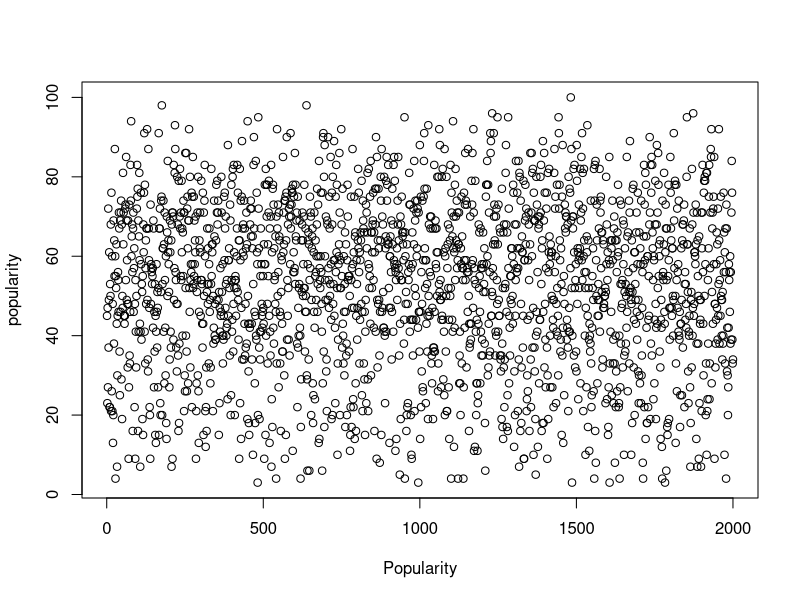
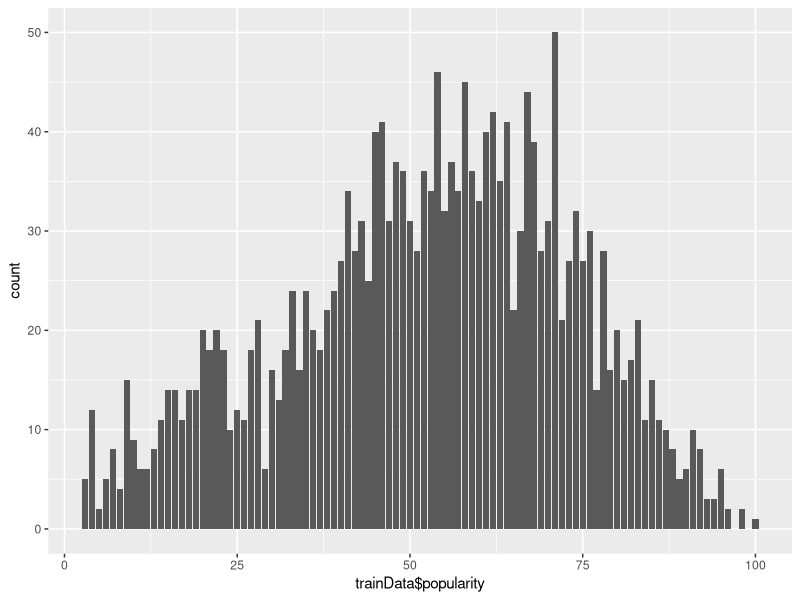
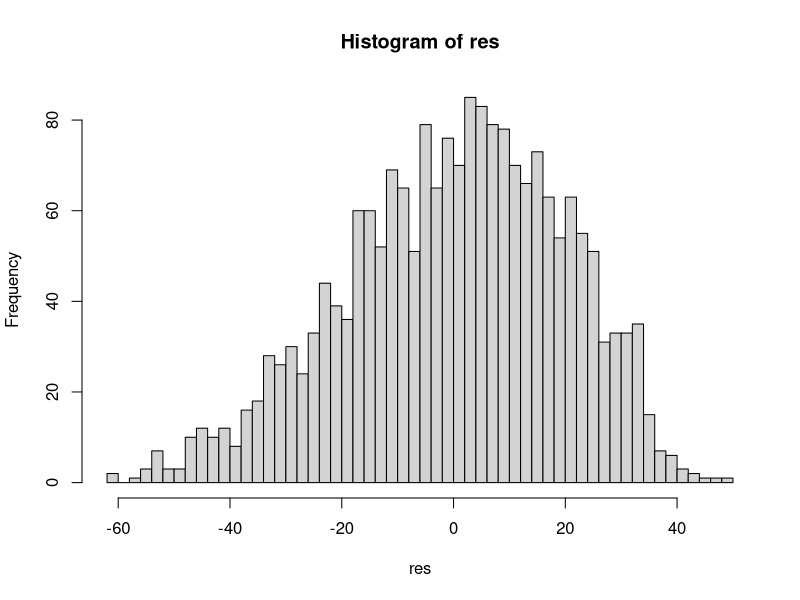
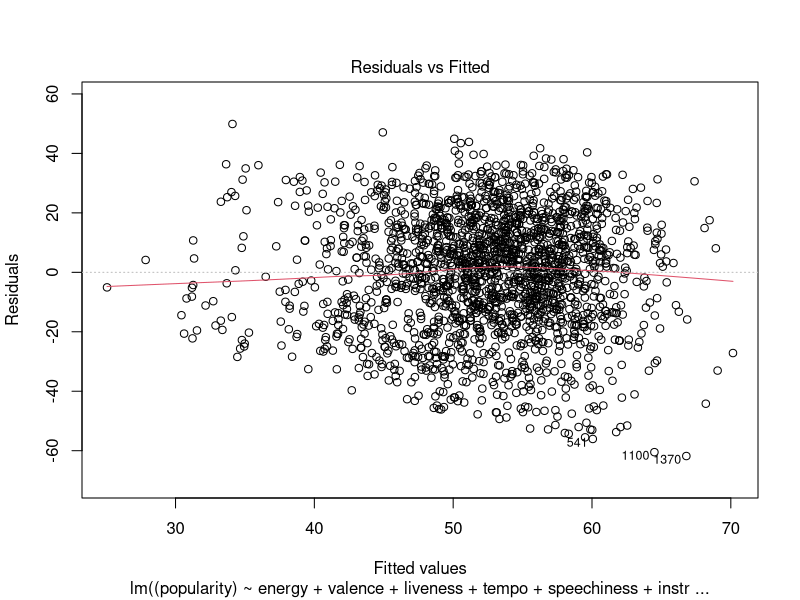
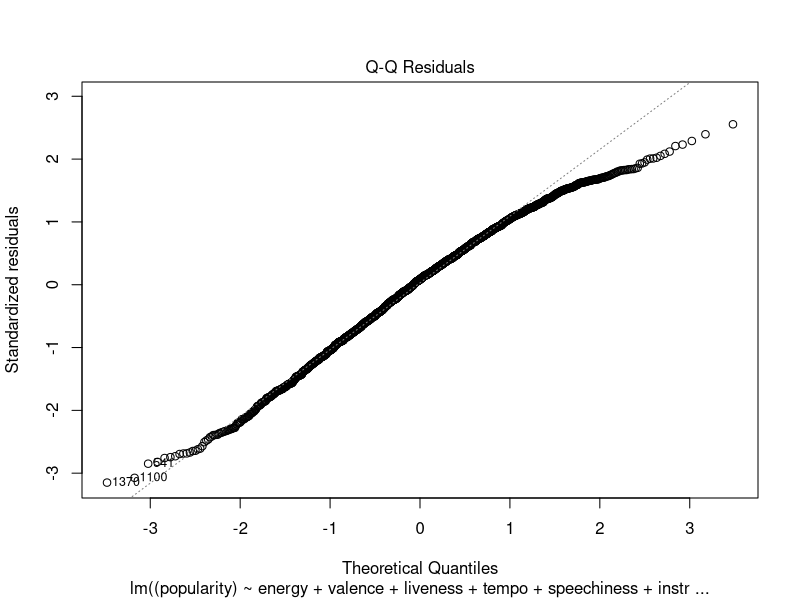
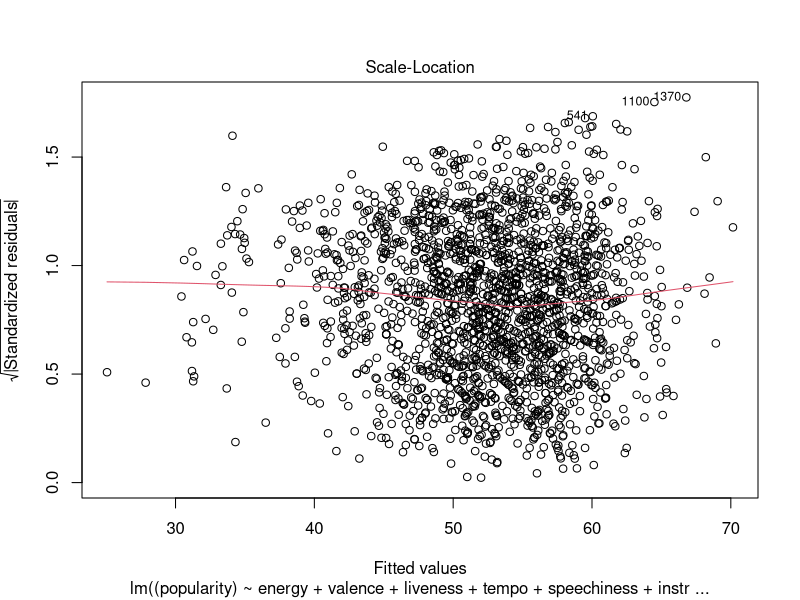
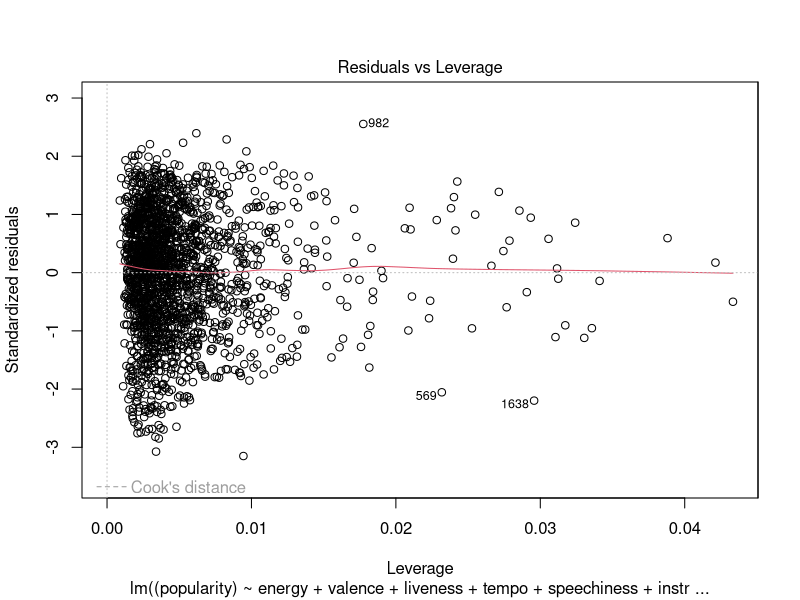
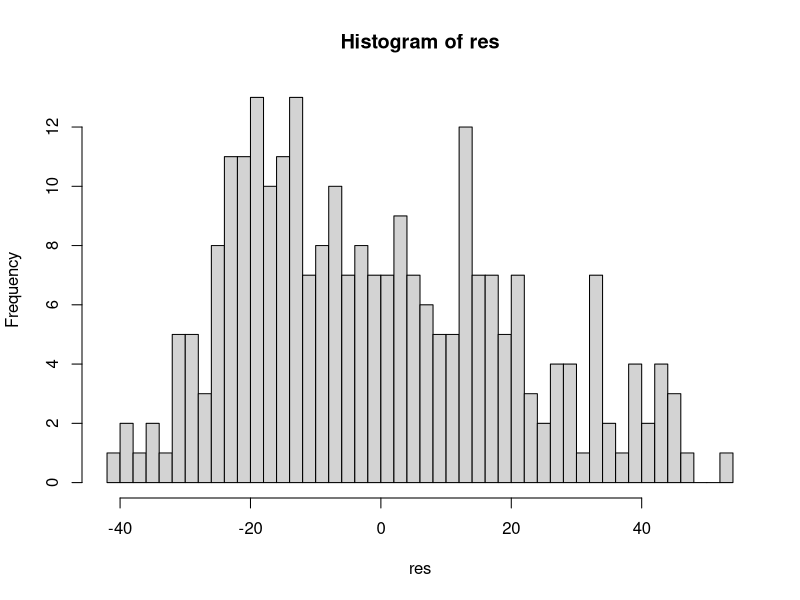

Write R code to recreate these figures, in order. (Note: this script raises an error after producing the figures.)
library(MASS)
library(ggplot2)
library(reshape2)

library(car)
library(glmnet)
library(caret)
library(tidyverse)

mydata = read.csv("SpotifyPopSongsPopCategory.csv", header = TRUE)

# split into training data and testing data
trainData = mydata[1:2000,]
testData = mydata[2000:2259,]
attach(trainData)

# removing extra columns
trainData$key <- NULL
trainData$duration_ms <- NULL
trainData$id <- NULL
trainData$uri <- NULL
trainData$track_href <- NULL
trainData$time_signature <- NULL

# inspect the first few songs
head(trainData)

trainData$name <- NULL

# check that our data does not contain significant issues
popularity <- trainData$popularity

sd(popularity)
plot(popularity, xlab = "Popularity")
pop =data.frame(trainData$popularity)
ggplot(pop, aes(trainData$popularity))+ geom_bar()


# MODEL 1: NAIVE MLR

residualsHistogram <- function(summary){
  
  res = summary$residuals
  hist(res, breaks = 50)
}

prediction <- function(summary){
  c = summary$coefficients[,1]
  
  yhat = c[2] * testData$energy + c[3] * testData$valence + c[4] * testData$liveness+ c[5]* testData$tempo +c[6]* testData$speechiness + c[7]* testData$instrumentalness + c[8]* testData$acousticness+
    +c[9]* testData$loudness + c[10]* testData$danceability + c[1]
  
  y = testData$popularity
  
  res = yhat - y
  
  hist(res, breaks = 50)
  
}

naive_mlr <- lm((popularity) ~ energy + valence + liveness + tempo + speechiness + instrumentalness + acousticness+ loudness +danceability )
model_sum0 <- summary(naive_mlr)
model_sum0

# model checking
residualsHistogram(naive_mlr)
plot(naive_mlr)

# test the model
prediction(model_sum0)

# Kolmogorov-Smirnov test
ks.test(resid(naive_mlr)/sigma(naive_mlr), "pnorm")

# Model assumptions checking

pairs(popularity~ energy + valence + liveness + tempo + speechiness + instrumentalness + acousticness+ loudness + danceability ,data = mydata ,cex=0.01)

X <- cbind(energy , valence , liveness, tempo , speechiness , instrumentalness , acousticness, loudness , danceability)
c <- cor(X)
round(c,8)

vif(naive_mlr)

# MODEL 2: TRANSFORMATION OF THE RESPONSE
prediction1 <- function(summary){
  c = summary$coefficients[,1]
  
  yhat = c[2] * testData$energy + c[3] * testData$valence + c[4] * testData$liveness+ c[5]* testData$tempo +c[6]* testData$speechiness + c[7]* testData$instrumentalness + c[8]* testData$acousticness+
    +c[9]* testData$loudness + c[10]* testData$danceability + c[1]
  
  y = testData$popularity^1.3
  
  res = yhat - y
  
  hist(res, breaks = 50)
  
}


pop2 =data.frame(trainData$popularity^1.3)
ggplot(pop2, aes((trainData$popularity^1.3)))+ geom_bar()

trans_mlr <- lm((popularity ^1.3) ~ energy + valence + liveness + tempo + speechiness + instrumentalness + acousticness+ loudness +danceability )
model_sum9 <- summary(trans_mlr)
model_sum9

# model checking
residualsHistogram(model_sum9)
plot(trans_mlr)

# prediction
prediction1(model_sum9)


ks.test(resid(trans_mlr)/sigma(trans_mlr), "pnorm")


# MODEL 3: BOX-COX TRANSFORMATION OF THE RESPONSE

# Box-Cox transformation
bc <- boxcox(naive_mlr, optimize=TRUE)

# (lambda <- bc$x[which.max(bc$y)])
lambda <- 1.3


pop3 =data.frame((trainData$popularity^lambda -1)/lambda )
ggplot(pop3, aes((trainData$popularity^lambda -1)/lambda) )+ geom_bar()

bc_trans_mlr <- lm((popularity ^lambda -1)/lambda ~ energy + valence + liveness + tempo + speechiness + instrumentalness + acousticness+ loudness +danceability )

model_sum10 <- summary(bc_trans_mlr)
model_sum10

# model checking
residualsHistogram(model_sum10)
plot(bc_trans_mlr)

ks.test(resid(bc_trans_mlr)/sigma(bc_trans_mlr), "pnorm")

# MODEL 4: LOG-TRANSFORMATION OF SOME REGRESSORS

# visualize the regressors first
x <- data.frame(speechiness, danceability, energy, liveness, valence, instrumentalness, acousticness)
data<-melt(x)

hist <- ggplot(data, aes(x=value, fill=variable)) + geom_histogram(alpha=0.5) + coord_cartesian(xlim=c(0,1), ylim=c(0, 1000)) 
hist
ggsave("ggplot_hist.png", plot=hist)

ggplot(data.frame(tempo), aes(tempo))+ geom_freqpoly()
ggplot(data.frame(loudness), aes(loudness))+ geom_freqpoly()


prediction2 <- function(summary){
  c = summary$coefficients[,1]
  
  yhat = c[2] * testData$energy + c[3] * testData$valence + c[4] * log(testData$liveness) + c[5]* testData$tempo +c[6]* log(testData$speechiness) + c[7]* testData$instrumentalness + c[8]* testData$acousticness+
    +c[9]* testData$loudness + c[10]* testData$danceability + c[1]
  
  y = (testData$popularity^1.3 - 1)/1.3
  # 
  #   par(mfrow = c(1, 2))
  res = yhat - y
  
  hist(res, breaks = 50)
  
}

# log transformation
log_mlr <- lm((popularity^1.3 - 1)/1.3 ~ energy + valence + log(liveness) + tempo + log(speechiness) + instrumentalness + acousticness + loudness + danceability )
model_sum4 <- summary(log_mlr)
model_sum4


plot(log_mlr)

prediction2(model_sum4)


# MODEL 5: CATEGORICAL ANALYSIS

# check the distribution of the binary variable
F <- mode
table(F)


prediction3 <- function(summary){
  c = summary$coefficients[,1]
  
  yhat = c[2] * testData$energy + c[3] * testData$valence + c[4] * log(testData$liveness) + c[5]* testData$tempo +c[6]* log(testData$speechiness) + c[7]* testData$instrumentalness + c[8]* testData$acousticness+
    +c[9]* testData$loudness + c[10]* testData$danceability +c[11]*testData$mode + c[1]
  
  
  y = testData$popularity
  
  res = yhat - y
  
  hist(res, breaks = 50)
  
}

testData$popularity <- (testData$popularity^1.3-1)/1.3
popularity <- (popularity^1.3-1)/1.3
trainData$popularity <- (trainData$popularity^1.3-1)/1.3

categorical_mlr <- lm(popularity ~ energy + valence + log(liveness) + tempo + log(speechiness) + instrumentalness + acousticness + loudness + danceability + mode  )

model_sum1 <- summary(categorical_mlr)
model_sum1
# modelChecking2(model_sum1)


residualsHistogram(categorical_mlr)
plot(categorical_mlr)

prediction3(model_sum1)


# MODEL 6: REDUCED MODEL


# backwards AIC
backAIC <- step(categorical_mlr,direction="backward", data = trainData)
# backwards BIC
backBIC <- step(categorical_mlr,direction="backward", data = trainData, k=log(n))

# forward AIC
mint <- lm(popularity~1,data=trainData)
forwardAIC <- step(mint,scope=list(lower=~1,
                                   upper=~energy + valence + log(liveness) + tempo + log(speechiness) + instrumentalness + acousticness + loudness + danceability + mode  ),
                   direction="forward", data=trainData)

# forward BIC
forwardBIC <- step(mint,scope=list(lower=~1, 
                                   upper=~energy + valence + log(liveness) + tempo + log(speechiness) + instrumentalness + acousticness + loudness + danceability + mode ),
                   direction="forward", data=trainData,k=log(n))


final_mlr <- lm(popularity ~ energy + valence + log(liveness) + acousticness + loudness + danceability + mode  )

model_sum8 <- summary(final_mlr)
model_sum8

plot(final_mlr)


# MODEL 7: RIDGE, LASSO, ELASTIC NET
# Data = considering that we have a data frame named dataF, with its first column being the class
popularity

# Data = considering that we have a data frame named dataF, with its first column being the class
X <- as.matrix(cbind(energy , valence , log(liveness), acousticness, loudness , danceability)) # Removes class
y <- as.double(as.matrix(popularity)) # Only class

dataXY <- as.matrix(cbind(energy , valence , log(liveness),  acousticness, loudness , danceability, popularity))

testDataXY <- as.matrix(cbind(testData$energy , testData$valence , log(testData$liveness),  testData$acousticness, testData$loudness , testData$danceability, testData$popularity))
#Ridge Regression
fit.ridge <- glmnet(X, y, family="gaussian", alpha=0)

#LASSO
fit.lasso <- glmnet(X, y, family="gaussian", alpha=1)

#Elastic Net
fit.elnet <- glmnet(X, y, family="gaussian", alpha=.5)


#Find optimal value of tuning parameter - uses cross validation 
cv_lambda<-cv.glmnet(X, y, alpha=0)
cv_lambda$lambda.min
plot(cv_lambda)
coef(cv_lambda)


#Find the optimal lambda tuning parameter
for (i in 0:10) {
  assign(paste0("fit", i), cv.glmnet(X, y, type.measure="mse", 
                                     alpha=i/10,family="gaussian"))
}

par(mfrow=c(3,2))

# For plotting options, type '?plot.glmnet' in R console
plot(fit.lasso, xvar="lambda")
plot(fit10, main="LASSO")

plot(fit.ridge, xvar="lambda")
plot(fit0, main="Ridge")

plot(fit.elnet, xvar="lambda")
plot(fit5, main="Elastic Net")

lambda <- 10^seq(-3, 3, length = 100)

ridge <- train(
  popularity ~., data = trainData, method = "glmnet",
  trControl = trainControl("cv", number = 10),
  tuneGrid = expand.grid(alpha = 0, lambda = lambda)
)

# Model coefficients
coef(ridge$finalModel, ridge$bestTune$lambda)

# Make predictions
predictions <- ridge %>% predict(testData)


# Model prediction performance
data.frame(
  RMSE = RMSE(predictions, testData$popularity),
  Rsquare = R2(predictions, testData$popularity)
)


lasso <- train(
  popularity ~., data =trainData, method = "glmnet",
  trControl = trainControl("cv", number = 10),
  tuneGrid = expand.grid(alpha = 1, lambda = lambda)
)

# Model coefficients
coef(lasso$finalModel, lasso$bestTune$lambda)

# Make predictions
predictions <- lasso %>% predict(testData)

# Model prediction performance
data.frame(
  RMSE = RMSE(predictions, testData$popularity),
  Rsquare = R2(predictions, testData$popularity)
)

# Build the model
elastic <- train(
  popularity ~., data = trainData, method = "glmnet",
  trControl = trainControl("cv", number = 10),
  tuneLength = 10
)

# Model coefficients
coef(elastic$finalModel, elastic$bestTune$lambda)

# Make predictions
predictions <- elastic %>% predict(testData)

# Model prediction performance
data.frame(
  RMSE = RMSE(predictions, testData$popularity),
  Rsquare = R2(predictions, testData$popularity)
)

models <- list(ridge = ridge, lasso = lasso, elastic = elastic)
resamples(models) %>% summary( metric = "RMSE")







